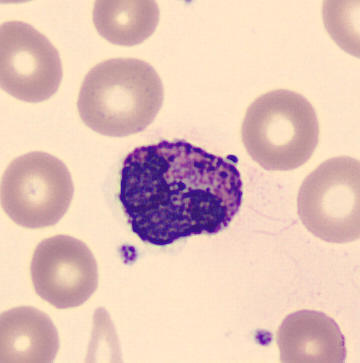
#> input picture streamlit/data_sample/basophil/BA_116477.jpg, 360 x 363 px; its folder holds only this picture in this run
$ python -i Filtering.py   (imports and definitions only)
#> lines starting #> are read from the running program, lines starting #| are printed output that depends on the picture; after the words box and inside, x2 and y2 are one past the last pixel; in counts of white or black regions, pixels touching at a corner belong together
#> further down, picture is the input picture: shape (363, 360, 3); mean B, G, R 185.3, 195.6, 227.1
import numpy as np
import time
from sklearn.cluster import AgglomerativeClustering
from sklearn.cluster import KMeans
import cv2 # OpenCV to read images
from sklearn.cluster import MeanShift, estimate_bandwidth


# CAROLINE -- FILTERING FUNCTIONS

def OTSU_threshold(img,composant='S',blur=False):
    """
    img : image in BGR
    composant : 'H','S','V' if you want to threshold one of HSV composant
                or 'L','A','B' if you want to threshold one of LAB composant
    blur : if you want to blur image with a

    Description : Cette fonction permet de faire un seuillage d'OTSU sur la composante choisie

    """
#> called with composant = 'S', blur = False

    start = time.time()                                                                       # start timer

    if composant in ['H','S','V']:
        img=cv2.cvtColor(img, cv2.COLOR_BGR2HSV)
#> img: shape (363, 360, 3); mean H, S, V 48.3, 61.6, 230
        H,S,V= cv2.split(img)
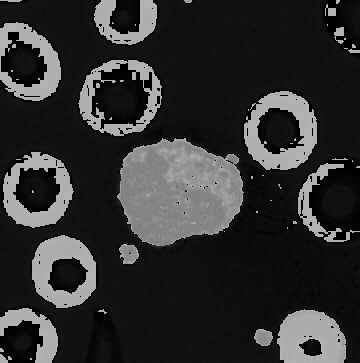
#> H: shape (363, 360); min 0, max 179, mean 48.3
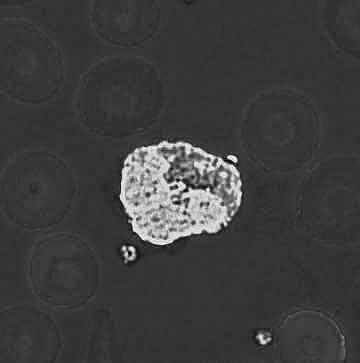
#> S: shape (363, 360); min 0, max 255, mean 61.6
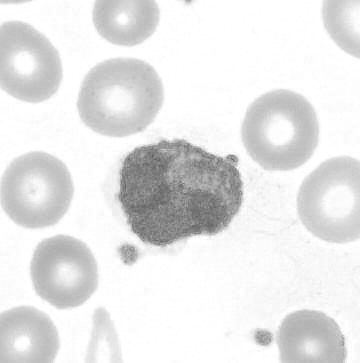
#> V: shape (363, 360); min 92, max 255, mean 230
        if composant == 'H':
            ret, th = cv2.threshold(H,0,255,cv2.THRESH_BINARY+cv2.THRESH_OTSU)
        elif composant == 'S':
            ret, th = cv2.threshold(S,0,255,cv2.THRESH_BINARY+cv2.THRESH_OTSU)
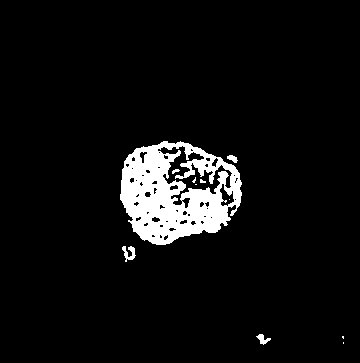
#> th: shape (363, 360); 6.1% white; 11 white regions (6 under 20 px), largest, box (x1, y1, x2, y2) and area: (120, 141, 242, 245) 7625, (122, 246, 136, 262) 116, (256, 334, 271, 345) 77, (227, 155, 238, 163) 53, (172, 169, 180, 174) 23
#> ret = 118
        elif composant == 'V':
            ret, th = cv2.threshold(V,0,255,cv2.THRESH_BINARY+cv2.THRESH_OTSU)

    if composant in ['L','A','B']:
        img=cv2.cvtColor(img, cv2.COLOR_BGR2LAB)
        L,A,B= cv2.split(img)
        if composant == 'L':
            ret, th = cv2.threshold(L,0,255,cv2.THRESH_BINARY+cv2.THRESH_OTSU)
        elif composant == 'A':
            ret, th = cv2.threshold(A,0,255,cv2.THRESH_BINARY+cv2.THRESH_OTSU)
        elif composant == 'B':
            ret, th = cv2.threshold(B,0,255,cv2.THRESH_BINARY+cv2.THRESH_OTSU)

    if blur == True:
        th = cv2.GaussianBlur(th, (3,3),0)

    end = time.time()                                                                         # stop timer
    elapsed_time = end - start                                                                # elapsed time

    return th, elapsed_time


# EMILIEN -- FILTERING FUNCTIONS

# [176 lines left out: functions filter_color_threshold, filter_MeanShift, filter_Kmeans2, filter_Kmeans1, not called in this run]

>>> import cv2
>>> picture = cv2.imread('../streamlit/data_sample/basophil/BA_116477.jpg')
>>> result = OTSU_threshold(picture)

$ run again, on streamlit/data_sample/basophil/BA_127671.jpg
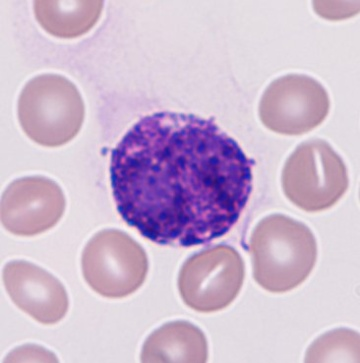
#> input picture streamlit/data_sample/basophil/BA_127671.jpg, 360 x 363 px
#> picture is the input picture: shape (363, 360, 3); mean B, G, R 208, 183.4, 204.8
#> img: shape (363, 360, 3); mean H, S, V 151.8, 39.4, 212.2
#> in OTSU_threshold, `H,S,V= cv2.split(img)`:
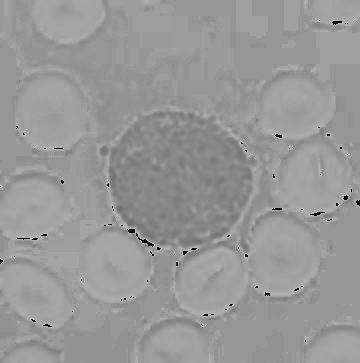
#> H: shape (363, 360); min 0, max 179, mean 151.8
#> in OTSU_threshold, `ret, th = cv2.threshold(S,0,255,cv2.THRESH_BINARY+cv2.THRESH_OTSU)`:
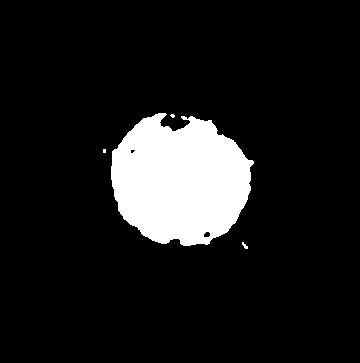
#> th: shape (363, 360); 10.8% white; 4 white regions (2 under 20 px), largest, box (x1, y1, x2, y2) and area: (111, 113, 254, 246) 14101, (242, 242, 248, 249) 22
#> ret = 99

$ run again, on streamlit/data_sample/basophil/BA_206130.jpg
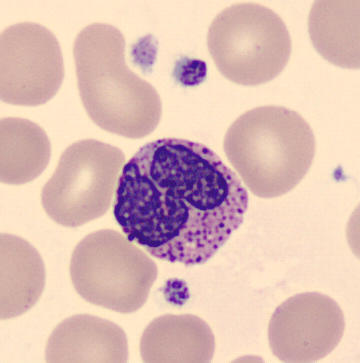
#> input picture streamlit/data_sample/basophil/BA_206130.jpg, 360 x 363 px
#> picture is the input picture: shape (363, 360, 3); mean B, G, R 181.7, 189.4, 221.2
#> img: shape (363, 360, 3); mean H, S, V 34.6, 60.5, 224.2
#> in OTSU_threshold, `H,S,V= cv2.split(img)`:
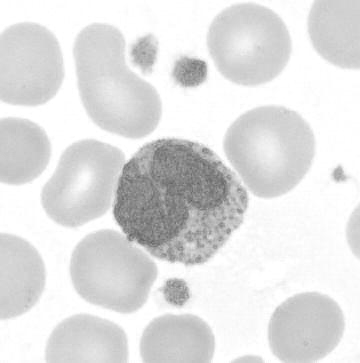
#> V: shape (363, 360); min 92, max 255, mean 224.2
#> in OTSU_threshold, `ret, th = cv2.threshold(S,0,255,cv2.THRESH_BINARY+cv2.THRESH_OTSU)`:
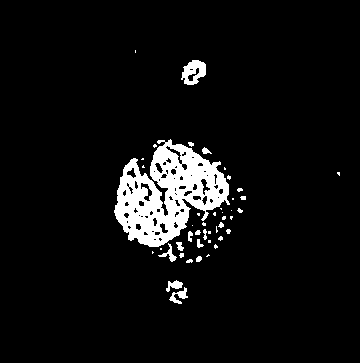
#> th: shape (363, 360); 6% white; 45 white regions (29 under 20 px), largest, box (x1, y1, x2, y2) and area: (114, 139, 230, 247) 6569, (181, 60, 206, 85) 392, (169, 287, 188, 304) 135
#> ret = 116

$ run again, on streamlit/data_sample/basophil/BA_212732.jpg
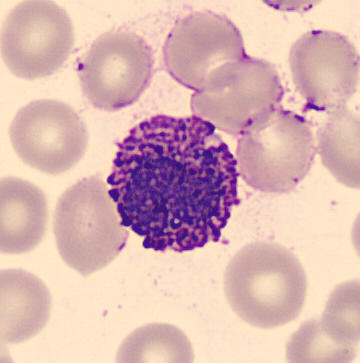
#> input picture streamlit/data_sample/basophil/BA_212732.jpg, 360 x 363 px
#> picture is the input picture: shape (363, 360, 3); mean B, G, R 179.6, 182, 218.3
#> img: shape (363, 360, 3); mean H, S, V 50.8, 65.6, 221.4
#> in OTSU_threshold, `H,S,V= cv2.split(img)`:
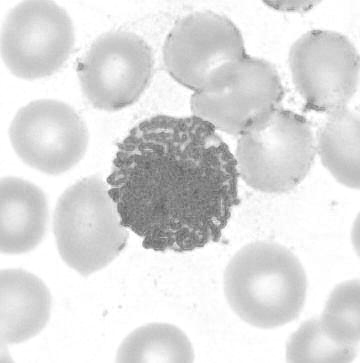
#> V: shape (363, 360); min 95, max 255, mean 221.4
#> in OTSU_threshold, `ret, th = cv2.threshold(S,0,255,cv2.THRESH_BINARY+cv2.THRESH_OTSU)`:
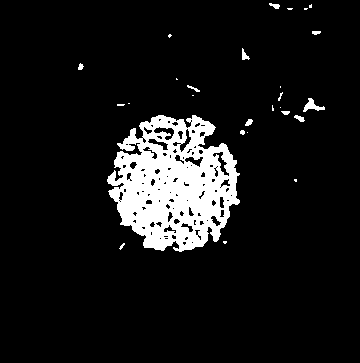
#> th: shape (363, 360); 9.2% white; 27 white regions (16 under 20 px), largest, box (x1, y1, x2, y2) and area: (107, 115, 240, 252) 11411, (303, 98, 325, 112) 132, (242, 48, 250, 60) 49
#> ret = 116
